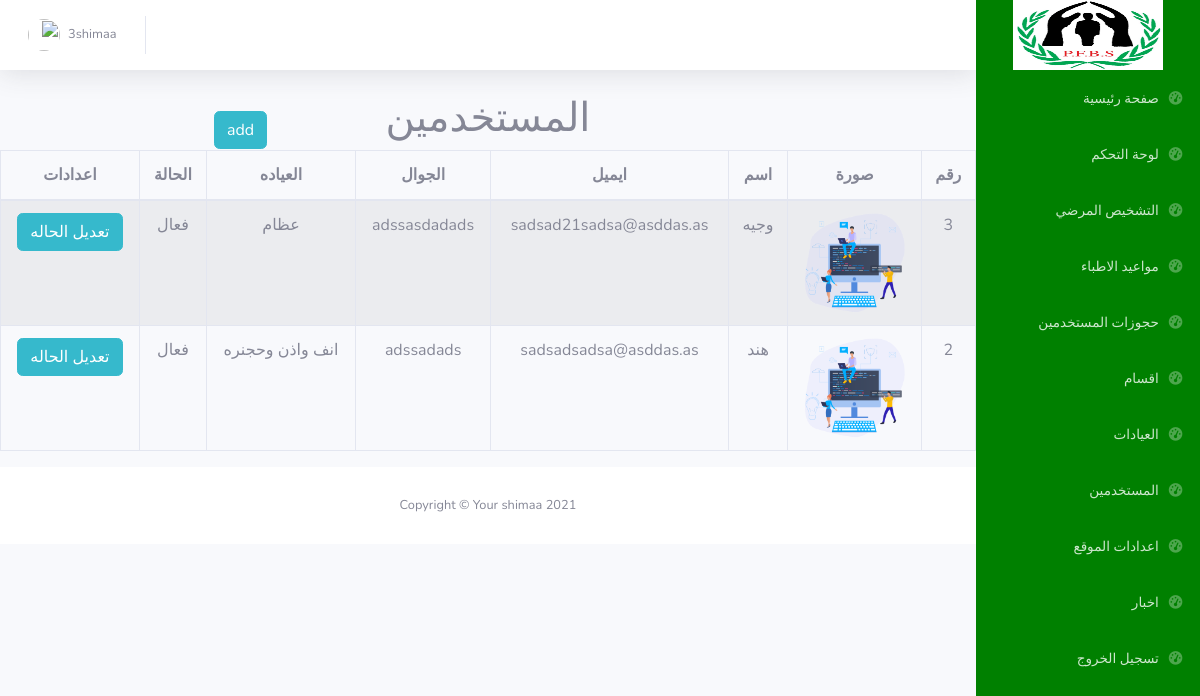
The page /admin/users.php (signed in) on the database its author committed.
### tables this page shows
CREATE TABLE `setting` (
  `id` int(11) NOT NULL,
  `name` varchar(111) NOT NULL,
  `image` varchar(111) NOT NULL,
  `facebook` varchar(111) NOT NULL,
  `whatsApp` varchar(111) NOT NULL,
  `phone` varchar(111) NOT NULL,
  `mobial` varchar(111) NOT NULL,
  `discription` text NOT NULL
);

CREATE TABLE `users` (
  `id` int(11) NOT NULL,
  `name` varchar(111) NOT NULL,
  `password` varchar(111) NOT NULL,
  `email` varchar(111) NOT NULL,
  `status` int(1) NOT NULL,
  `role` varchar(11) NOT NULL,
  `image` varchar(111) NOT NULL,
  `mobial` varchar(111) NOT NULL,
  `clinic_id` int(11) NOT NULL,
  `age` varchar(11) DEFAULT NULL,
  `discription` varchar(111) NOT NULL
);

CREATE TABLE `clinics` (
  `id` int(11) NOT NULL,
  `name` varchar(111) NOT NULL,
  `discription` text NOT NULL,
  `image` varchar(111) NOT NULL,
  `docotor_id` int(11) NOT NULL,
  `status` int(11) NOT NULL,
  `department_id` int(11) NOT NULL
);

### admin/users.php (the view, shortened to what this page needs)
<?php include('include/header.php');
include('include/sidebar.php');
$stmt = $con->prepare('select * from users
   where id!=' . $_SESSION['id'] . ' and role="docotor" ORDER BY id DESC');
$stmt->execute();
$users = $stmt->fetchAll();
?>
<div class="container-fluid">
    <h1 class="text-center">المستخدمين</h1>
</div>
<div id="page-wrapper">
    <div class="row  text-center">
        <div class="col-lg-12">
            <div class="panel panel-default">
                <div class="panel-heading"><a href="adduser.php" class="btn btn-info " style="    position: absolute;
    left: 226px;
    top: -39px;">add</a>
                </div>
                <div class="panel-body">
                    <div class="table-responsive">
                        <table class="table table-striped table-bordered table-hover" id="dataTables-example">
                            <thead>
                                <tr>
                                    <th>رقم</th>
                                    <th>صورة</th>
                                    <th>اسم</th>
                                    <th>ايميل</th>
                                    <th>الجوال</th>
                                    <th>العياده</th>
                                    <th>الحالة</th>
                                    <th>اعدادات</th>
                                </tr>
                            </thead>
                            <tbody>
                                <?php
                                foreach ($users as $user) {
                                ?>
                                    <tr class="gradeC">
                                        <td><?php echo $user['id'] ?></td>
                                        <td><img src="../img/users/<?php echo $user['image'] ?>" width="100px" height="100px"></td>
                                        <td><?php echo $user['name'] ?></td>
                                        <td><?php echo $user['email'] ?></td>
                                        <td><?php echo $user['mobial'] ?></td>
                                        <td><?php
                                            $stmt2 = $con->prepare('select * from clinics where id =?');
                                            $stmt2->execute(array($user['clinic_id']));
                                            $u = $stmt2->fetch();
                                            if (!empty($u)) {
                                                echo $u['name'];
                                            } ?></td>
                                        <td><?php echo $user['status'] ? 'فعال' : 'غير فعال' ?></td>
                                        <td class="center">
                                            <a class="btn btn-info" onClick="return confirm('هل انت متاكد من عملية الحذف?')" href="deleteuser.php?id=<?php echo $user['id'] ?>">تعديل الحاله</a>
                                        </td>
                                    </tr>
                                <?php } ?>
                            </tbody>
                        </table>
                    </div>
                </div>
            </div>
        </div>
        <?php include('include/footer.php') ?>

### admin/include/sidebar.php (shortened to what this page needs)
<div id="wrapper">
    <ul style="background: green;" class="navbar-nav bg-gradient-primary sidebar sidebar-dark accordion" id="accordionSidebar">
        <a class="sidebar-brand d-flex align-items-center justify-content-center" href="../index.php">
            <div class="sidebar-brand-icon">
                <?php
                $stmt = $con->prepare('select image from setting');
                $stmt->execute();
                $set = $stmt->fetch();
                ?>
                <img src=" ../img/<?php echo $set['image'] ?>" width="150px" height="70px">
            </div>
        </a>
        <li class="nav-item">
            <a class="nav-link" href="../index.php">
                <i class="fas fa-fw fa-tachometer-alt"></i>
                <span>صفحة رئيسية</span></a>
        </li>
        <li class="nav-item">
            <a class="nav-link" href="index.php">
                <i class="fas fa-fw fa-tachometer-alt"></i>
                <span>لوحة التحكم</span></a>
        </li>
        <li class="nav-item">
            <a class="nav-link" href="diagnosis.php">
                <i class="fas fa-fw fa-tachometer-alt"></i>
                <span>التشخيص المرضي</span></a>
        </li>
        <li class="nav-item">
            <a class="nav-link" href="datedoctors.php">
                <i class="fas fa-fw fa-tachometer-alt"></i>
                <span> مواعيد الاطباء</span></a>
        </li>
        <li class="nav-item">
            <a class="nav-link" href="bookinguser.php">
                <i class="fas fa-fw fa-tachometer-alt"></i>
                <span> حجوزات المستخدمين</span></a>
        </li>
        <?php
        if ($_SESSION['role'] == 'admin') {
        ?> <li class="nav-item">
                <a class="nav-link" href="department.php">
                    <i class="fas fa-fw fa-tachometer-alt"></i>
                    <span>اقسام</span></a>
            </li>
            <li class="nav-item">
                <a class="nav-link" href="clinics.php">
                    <i class="fas fa-fw fa-tachometer-alt"></i>
                    <span>العيادات</span></a>
            </li>
            <li class="nav-item">
                <a class="nav-link" href="users.php">
                    <i class="fas fa-fw fa-tachometer-alt"></i>
                    <span>المستخدمين</span></a>
            </li>
            <li class="nav-item">
                <a class="nav-link" href="settings.php">
                    <i class="fas fa-fw fa-tachometer-alt"></i>
                    <span>اعدادات الموقع</span></a>
            </li>
            <li class="nav-item">
                <a class="nav-link" href="news.php">
                    <i class="fas fa-fw fa-tachometer-alt"></i>
                    <span>اخبار</span></a>
            </li>
        <?php } ?>
        <li class="nav-item">
            <a class="nav-link" href="../logout.php">
                <i class="fas fa-fw fa-tachometer-alt"></i>
                <span>تسجيل الخروج</span></a>
        </li>
    </ul>
    <div id="content-wrapper" class="d-flex flex-column">
        <div id="content">
            <nav class="
              navbar navbar-expand navbar-light
              bg-white
              topbar
              mb-4
              static-top
              shadow
            ">
                <ul class="navbar-nav ml-auto">
                    <li class="nav-item dropdown no-arrow">
                        <a class="nav-link dropdown-toggle" href="profile.php" id="userDropdown" role="button" data-toggle="dropdown" aria-haspopup="true" aria-expanded="false">
                            <span class="mr-2 d-none d-lg-inline text-gray-600 small"><?php echo  $_SESSION['name'] ?></span>
                            <img class="img-profile rounded-circle" src="../img/users/<?php echo $_SESSION['image'] ?>" />
                        </a>
                    </li>
                </ul>
            </nav>

### admin/include/header.php (style rules this page uses)
body { direction: rtl; }

### rows shown on the page
setting: image (picture)
users: id "3", image (picture), name "وجيه", email "sadsad21sadsa@asddas.as", mobial "adssasdadads", clinic.name "عظام", status "فعال"
users: id "2", image (picture), name "هند", email "sadsadsadsa@asddas.as", mobial "adssadads", clinic.name "انف واذن وحجنره", status "فعال"

### other values the page prints
$_SESSION['name'] "3shimaa"
